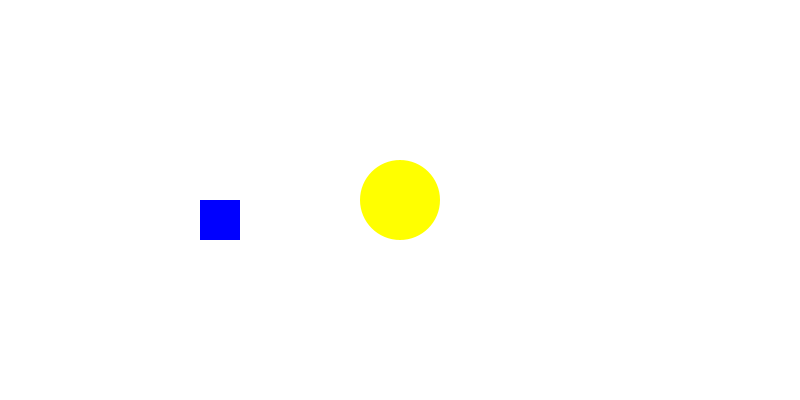
Frame 1 (no input)
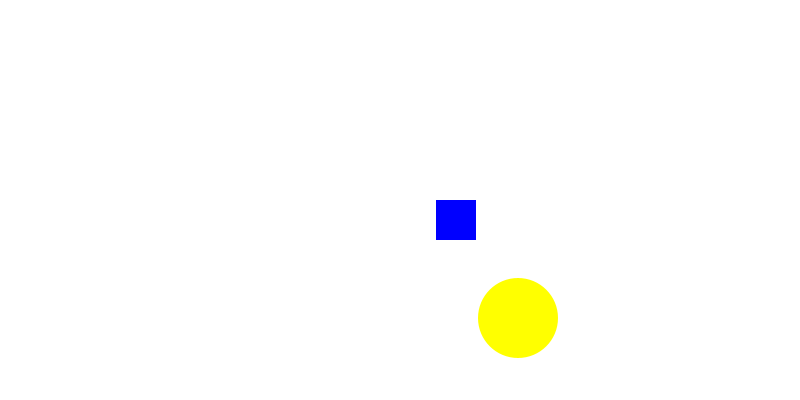
Frame 60 (the mouse pressed at the canvas centre just before this capture)
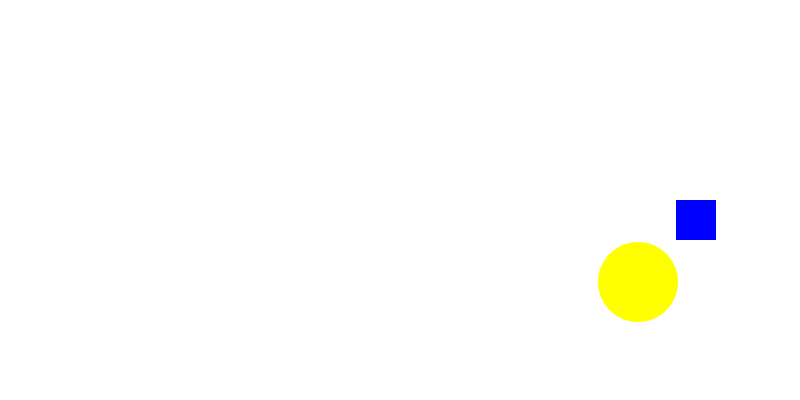
Frame 120 (the mouse held since frame 60 and released just before this capture)

The Processing sketch that drew these frames (run headless with seeded random() and noise(); from frame 60 on, the mouse is pressed at the canvas centre):

// Processing sketch: sketch_02_condicionales
// ── sketch_02_condicionales.pde
int posXCircle;
int posYCircle;
int tamCircle;
int velXCircle;
int velYCircle;

int posXSquare;
int posYSquare;
int tamSquare;
int velXSquare;
int velYSquare;

void setup() {
  size(800, 400);

  posXCircle = 400;
  posYCircle = 200;
  tamCircle = 80;
  velXCircle = 2;
  velYCircle = 2;
  
  posXSquare = 200;
  posYSquare = 200;
  tamSquare = 40;
  velXSquare = 4;
  velXSquare = 4;
}

void draw() {
  background(255);
  
  noStroke();
  fill(255, 255, 0);
  circle(posXCircle, posYCircle, tamCircle);
  
  fill(0, 0, 255);
  square(posXSquare, posYSquare, tamSquare);

  //MOVIMIENTOS
  //posXCircle += 2; //derecha
  //posXCircle -= 2; //izquierda
  //posYCircle += 2; //abajo
  //posYCircle -= 2; //arriba

  //REBOTE
  if (posXCircle >= width - tamCircle/2 || posXCircle <= tamCircle/2) {
    velXCircle *= -1;
  }
  posXCircle += velXCircle;
  
  if (posYCircle >= height - tamCircle/2 || posYCircle <= tamCircle/2) {
    velYCircle *= -1;
  }
  posYCircle += velYCircle;
  
  //LOOP
  if(posXSquare > width) {
    posXSquare = -tamSquare;
  }
  posXSquare += velXSquare;
  
  //CAMBIAR TAMAÑOS
  //tamCircle += 1; //aumenta el tamaño
  //tamSquare -= 1; //disminuye el tamaño
}
